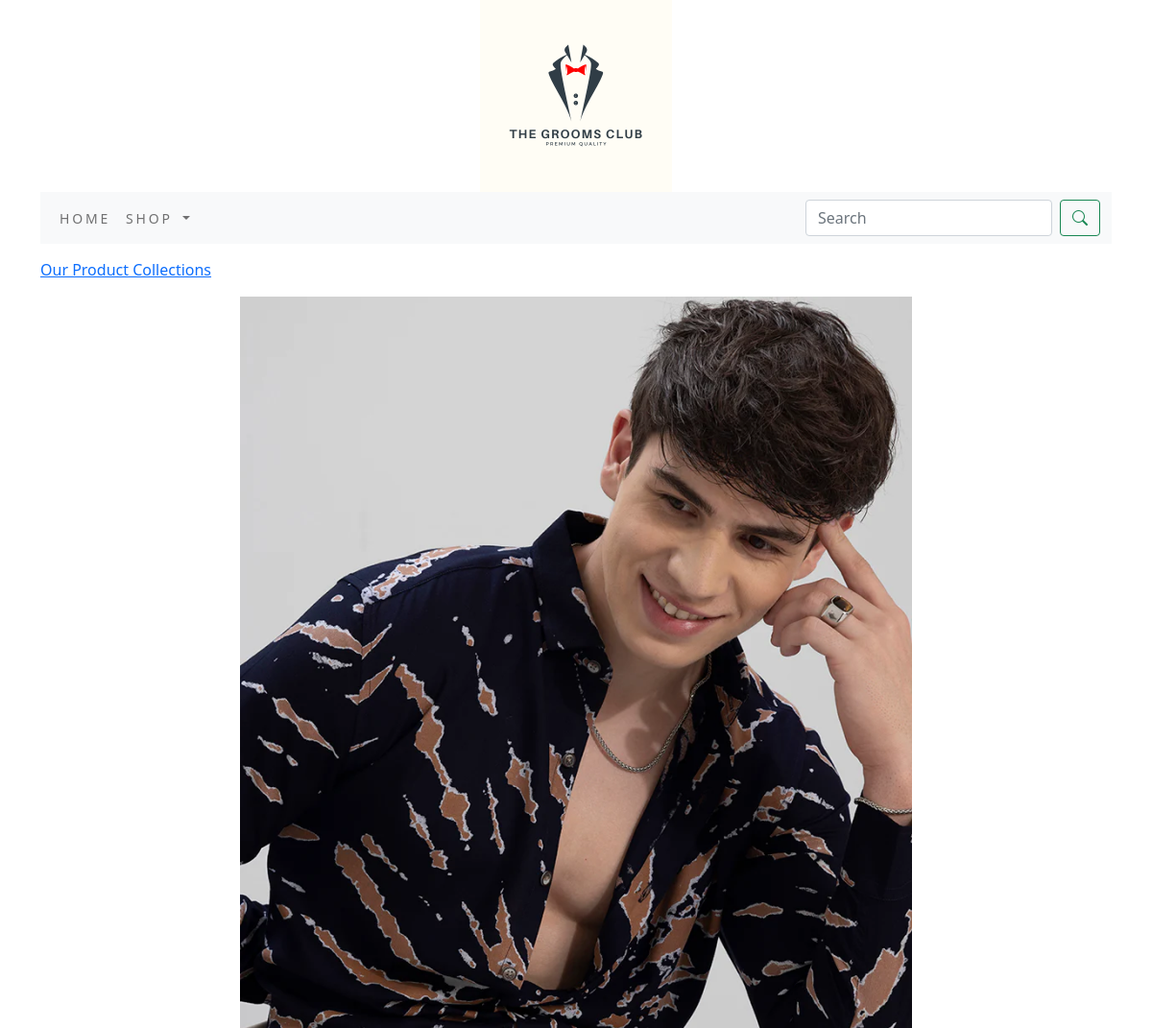
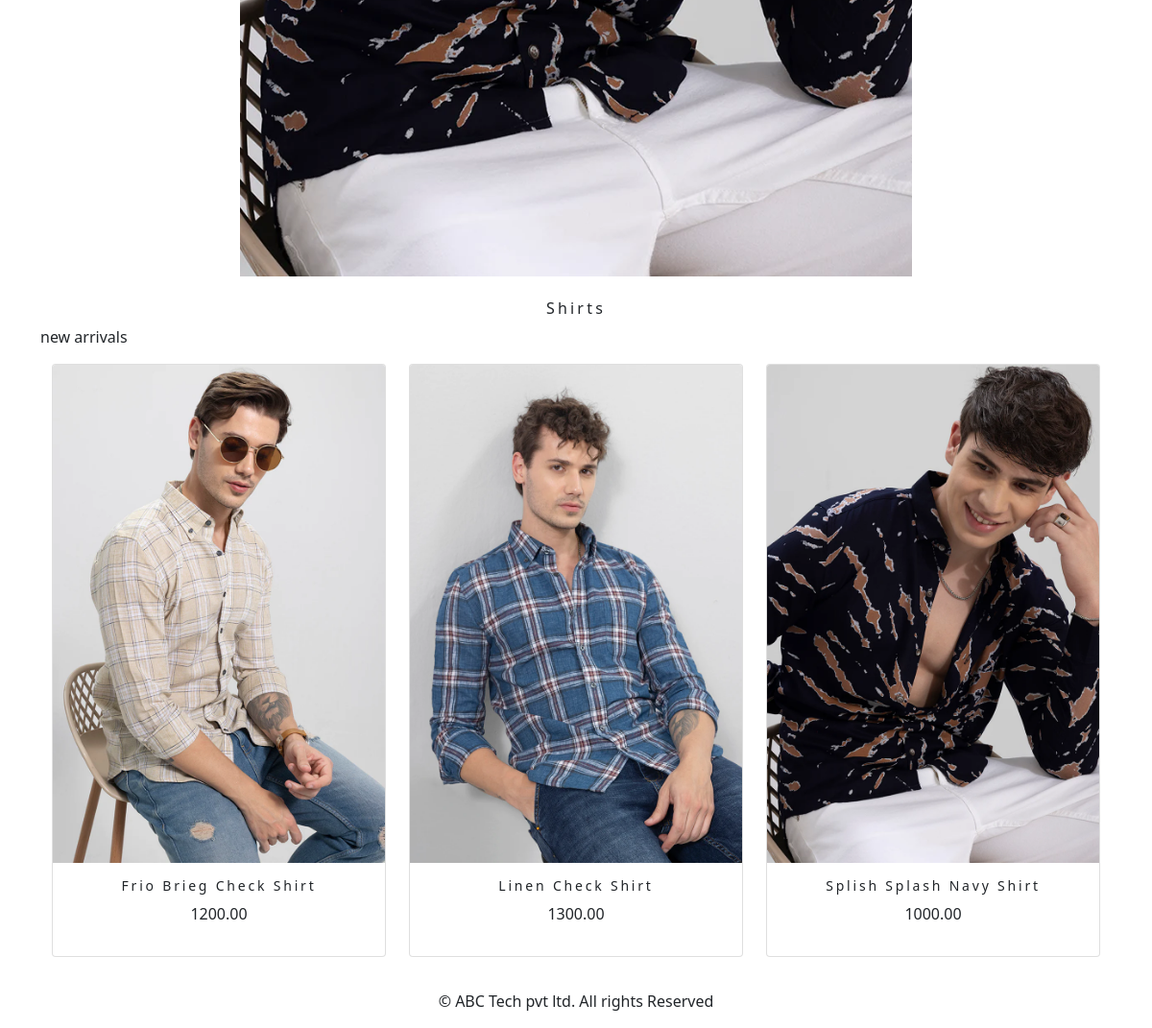
The page /shop/shirts/ on the database its author committed (2 pictures, top to bottom).
### shop/models.py (models this page shows, shortened)
class Category(models.Model):
    name=models.CharField(max_length=250,unique=True)
    slug=models.SlugField(max_length=250,unique=True)
    description=models.TextField(blank=True)
    image=models.ImageField(upload_to='category',blank=True)
    class Meta:
        ordering=('name',)
        verbose_name='category'
        verbose_name_plural='categories'
    def get_url(self):
        return reverse('shop:products_by_category',args=[self.slug])

class Product (models.Model):
    name = models.CharField(max_length=250, unique=True)
    slug = models.SlugField(max_length=250, unique=True)
    description=models.TextField(blank=True)
    price=models.DecimalField(max_digits=10,decimal_places=2)
    category=models.ForeignKey(Category,on_delete=models.CASCADE)
    image = models.ImageField(upload_to='product',blank=True)
    stock=models.IntegerField()
    available=models.BooleanField(default=True)
    created=models.DateTimeField(auto_now_add=True)
    updated=models.DateTimeField(auto_now_add=True)
    def get_url(self):
        return reverse('shop:prodCatdetail',args=[self.category.slug,self.slug])
    class Meta:
        ordering=('name',)
        verbose_name='product'
        verbose_name_plural='products'

### shop/views.py (the view)
# urls.py: path('',views.allProdCat,name='allProdCat'),
def allProdCat(request,c_slug=None):
    c_page=None
    products_list=None
    if c_slug!=None:
        c_page=get_object_or_404(Category,slug=c_slug)
        products_list=Product.objects.all().filter(category=c_page,available=True)
    else:
        products_list=Product.objects.all().filter(available=True)
    paginator=Paginator(products_list,6)
    try:
        page=int(request.GET.get('page','1'))
    except:
        page=1
    try:
        products=paginator.page(page)
    except (EmptyPage,InvalidPage):
        products=paginator.page(paginator.num_pages)
    return render(request,"category.html",{'category':c_page,'products':products})

### cart/context_processors.py (called while the page is built)
def counter (request):
    item_count=0
    if 'admin' in request.path:
        return {}
    else:
        try:
            cart=Cart.objects.filter(cart_id=_cart_id(request))
            cart_items=CartItem.objects.all().filter(cart=cart[:1])
            for cart_item in cart_items:
                item_count += cart_item.quantity
        except Cart.DoesNotExist:
            item_count=0
    return dict(item_count=item_count)

### cart/views.py (called while the page is built)
def _cart_id(request):
    cart=request.session.session_key
    if not cart:
        cart=request.session.create()
    return cart

### shop/context_processors.py (called while the page is built)
def menu_links(request):
    links=Category.objects.all()
    return dict(links=links)

### templates/category.html (shortened to what this page needs)
{% extends 'base.html' %}
{% load static %}
{% block content %}
    {% if category %}
    <div>
        <div class="row my_row_class">
            <div class="mx-auto">
            <P><a href="{% url 'shop:allProdCat' %}">Our Product Collections</a> </P>
        </div>
            </div>
    </div>
    {% endif %}
<div class="mx_auto">
    {% if category %}
        <img class="my_image" src="{{category.image.url}}" alt="{{category.name}}">
</div>
     <br>
<div>
        <h1 class="text-center my_title">{{category.name}}</h1>
        <p class="text-justify">{{category.description}}</p>
</div>
    {% endif %}
<div class="container">
    <div class="row">
        {% for product in products.object_list %}
        <div class="my_bottom_margin col-12 col-sm-12 col-md-4  col-lg-4 ">
            <div class="card text-center" style="min-width:18rem;">
                <a href="{{product.get_url}}"> <img class="card-img-top my_image" src="{{product.image.url}}" alt="{{product.name}}"></a>
            <div class="card-body">
                <h4>{{product.name}}</h4>
                <p>{{product.price}}</p>
            </div>
            </div>
        </div>
        {% endfor %}
    </div>
    <br>
</div>
{% endblock %}

### static/css/custom.css (style rules this page uses)
body { font-family: 'Roboto', sans-serif; }
.my_row_class { padding-top :15px; }
.my_image { width :700px; height :auto; display:block; margin-left:auto; margin-right:auto; }
.my_title { font-size :16px; text_transform :uppercase; letter-spacing :.2em; }
.my_bottom_margin { margin-bottom :10px; }
.card-body h4 { font-size :14px; text_transform :uppercase; letter-spacing :.2em; }

### rows shown on the page
Category: image (picture), name "Shirts", description "new arrivals"
Product: image (picture), name "Frio Brieg Check Shirt", price "1200.00"
Product: image (picture), name "Linen Check Shirt", price "1300.00"
Product: image (picture), name "Splish Splash Navy Shirt", price "1000.00"
